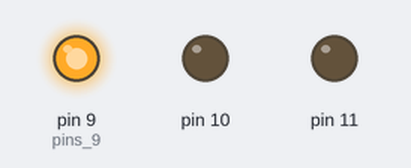
A sketch run on a simulated Arduino Uno, built with avr-gcc and run on an emulated ATmega328P. Parts: output pins drawn as LEDs (lit = HIGH).

Above: at 0.05 s.
At 1.45 s:
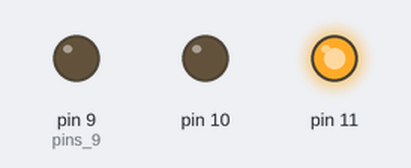
At 2.85 s:
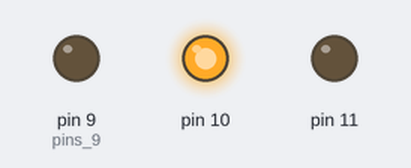
Timing chart, 0 to 3.1 s (numbered marks = the images above):
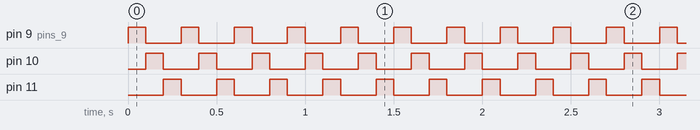

Measured:
- by itself, pin 9 (pins_9), pin 10, pin 11: alternates HIGH for 0.10 s and LOW for 0.20 s

The sketch:

RGBLightChaser.ino
```cpp
void setup() {
  // put your setup code here, to run once:
pinMode (9, OUTPUT);  //pins 9,10,11 are now outputs
pinMode (10, OUTPUT);
pinMode (11, OUTPUT);
}
void loop() {
  // put your main code here, to run repeatedly:
digitalWrite(9,1); //pin 9 is on while 10,11 is off
digitalWrite(10,0);
digitalWrite(11,0);
delay(100); //wait 100 milliseconds
digitalWrite(9,0); //pin 10 is on while 9,11 is off
digitalWrite(10,1);
digitalWrite(11,0);
delay(100); //wait 100 milliseconds
digitalWrite(9,0); //pin 11 is on while 9,10 are off
digitalWrite(10,0);
digitalWrite(11,1);
delay(100); //wait 100 milliseconds
}
```
